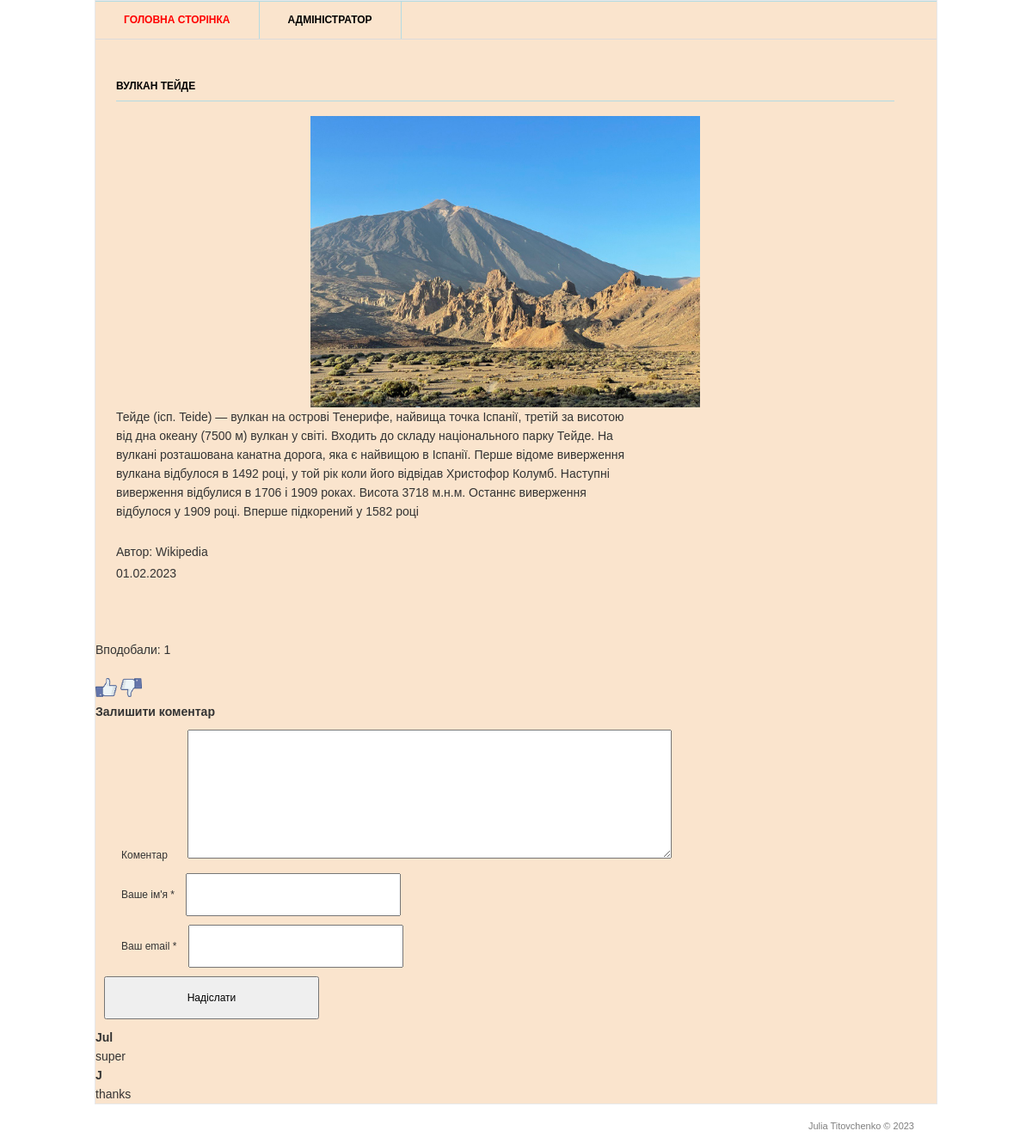
/1/, run on the app's committed database.
### blog/models.py (models this page shows, shortened)
class Post(models.Model):
    title = models.CharField('Заголовок', max_length=100)
    description = models.TextField('Текст допису')
    author = models.CharField('Автор', max_length=50)
    date = models.DateField('Дата публікації')
    image = models.ImageField('Зображення', upload_to='image/%Y')
    class Meta:
        verbose_name = 'Post'

class Comments(models.Model):
    email = models.EmailField()
    name = models.CharField('Ім\'я користувача', max_length=50)
    text_comments = models.TextField('Текст для коментарів', max_length=2000)
    post = models.ForeignKey(Post, verbose_name='Публікація', on_delete=models.CASCADE)
    class Meta:
        verbose_name = 'Comment'

### blog/views.py (the view)
# urls.py: path('<int:pk>/', views.PostDetail.as_view()),
class PostDetail(View):
    def get(self, request, pk):
        post = Post.objects.get(id=pk)
        return render(request, 'blog/blog_detail.html', {'post': post})

### templates/blog/blog_detail.html (shortened to what this page needs)
{% load static %}
<html lang="ua">
<head>
	<link rel="stylesheet" href="{% static 'css/style.css' %}" type="text/css" media="all" />
</head>
<body>
<div class="shell">
	<div class="border">
		<div id="navigation">
			<ul>
			    <li><a href="/" class="active">Головна сторінка</a></li>
			    <li><a href="/admin">Адміністратор</a></li>
			</ul>
		</div>
		<div id="main">
			<div id="content" class="left">
				<div class="projects">
					<h3>{{ post.title }}</h3>
                    <p style="text-align:center;">
                       <img src="{{ post.image.url }}" alt="{{ post.title }}" width='50%'/>
                    </p>
					<div class="item">
						<div class="text left"><p> {{ post.description }}</p>
                            <br>
							<p>Автор: {{ post.author }} </p>
                            <time>{{ post.date|date:'d.m.Y'}} </time>
						</div>
					</div>
				</div>
			</div>
        </div>
        <div>
            <br>
            <p> Вподобали: {{ post.likes_set.all.count }}</p>
            <br>
            <a href="{% url 'add_likes' post.id %}">
                <img src="{% static 'img/like.png' %}" alt="like" width="25"></a>
            <a href="{% url 'add_dislikes' post.id %}">
                <img src="{% static 'img/not_like.png' %}" alt="dislike" width="25"></a>
        </div>
		<div class="form-comment">
            <h3>Залишити коментар</h3>
            <div>
                <form action="{% url 'add_comments' post.id %}" method="post">
                    <div>
                        <label>Коментар</label>
                        <label>
                            <textarea name="text_comments"></textarea>
                        </label>
                        </div>
                    <div>
                        <label>Ваше ім'я *</label>
                        <input type="text" name="name">
                    </div>
                    <div>
                        <label>Ваш email *</label>
                        <input type="email" name="email">
                    </div>
                    <input type="submit"  name = "submit" value = "Надіслати">
                </form>
            </div>
        </div>
        <div>
            {% for comment in post.comments_set.all %}
                <div class="view-comment">
                <h4>{{ comment.name }}</h4>
                <p>
                    {{ comment.text_comments }}
                </p>
                </div>
            {% endfor %}
        </div>
	</div>
	<div id="footer">
		<p class="copy right">Julia Titovchenko &copy; 2023 </p>
	</div>
</div>
</body>

### static/css/style.css (style rules this page uses)
* { margin: 0; padding: 0; outline:0; }
body { font-size: 14px; line-height: 22px; font-family: Georgia, Arial, Helvetica, Sans-Serif; color: #333; }
a { color: #ff0000; text-decoration: none; cursor:pointer; }
a img { border: 0; }
input, textarea, select { font-family: Arial, Helvetica, sans-serif; font-size:12px; }
textarea { overflow:auto; }
.left, .alignleft { float: left; display: inline; }
.right, .alignright { float: right; display: inline; }
.shell { width: 980px; margin: 0 auto; }
.border { border: 1px solid #e8e8e8; background: #fae4cd; position: relative; }
#navigation { height: 43px; border-top: 1px solid #b3dbe3; border-bottom: 1px solid #dbdbdb; }
#navigation ul { list-style: none; }
#navigation ul li { float: left; height: 43px; border-right: 1px solid #b3dbe3; font-size: 12px; line-height: 43px; font-weight: bold; text-transform: uppercase; }
#navigation ul li a { float: left; height: 43px; color: #000; padding: 0 33px; }
#navigation ul li a:hover, #navigation ul li a.active { color: #ff0000; text-decoration: none; }
#main { width: 932px; padding: 37px 24px 17px 24px; }
#main h3 { font-size: 12px; line-height: 15px; color: #000; text-transform: uppercase; border-bottom: 1px solid #b3dbe3; padding: 0 0 9px 0; }
#content { width: 905px; }
.projects { padding: 10px 0 0 0; }
.projects h3 { margin: 0 0 17px 0; }
.projects .item { margin: 0 0 28px 0; }
.projects .text { width: 600px; }
.projects .text p { padding: 0 0 3px 0; }
#footer { font-family: Arial, sans-serif; font-size: 11px; line-height: 14px; color: #7f7f7f; padding: 18px 27px 20px 38px; }
.form-comment { font-size: 12px; }
.form-comment label { margin: 10px 10px; }
.form-comment input { padding: 15px; height: 50px; width: 250px; }
.form-comment textarea { padding: 15px; height: 150px; width: 60%; resize: vertical; }
.form-comment div { margin: 10px; }

### data on the page
Post: title "ВУЛКАН ТЕЙДЕ", image (picture), description "Тейде (ісп. Teide) — вулкан на острові Тенерифе, найвища точка Іспанії, третій за висотою від дна океану (7500 м) вулкан у світі. Входить до складу національного парку Тейде. На вулкані розташована канатна дорога, яка є найвищою в Іспанії. Перше відоме виверження вулкана відбулося в 1492 році, у той рік коли його відвідав Христофор Колумб. Наступні виверження відбулися в 1706 і 1909 роках. Висота 3718 м.н.м. Останнє виверження відбулося у 1909 році. Вперше підкорений у 1582 році", author "Wikipedia", date "01.02.2023", likes_set.all.count "1"
Comments: name "Jul", text_comments "super"
Comments: name "J", text_comments "thanks"
